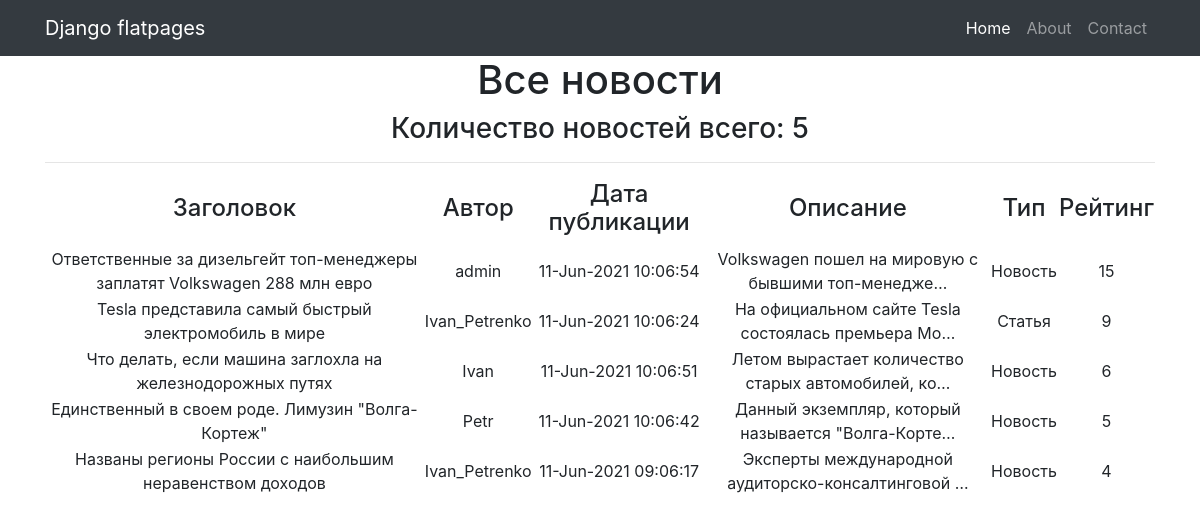
Page /news/ on the committed database.
### newnews/models.py (models this page shows, shortened)
class Post(models.Model):
    news = 'Новость'
    article = 'Статья'
    Posts = [
        (news, 'Новость'),
        (article, 'Статья')
    ]
    Post_type = models.CharField(max_length=20, choices= Posts, default=news)
    Post_time = models.DateTimeField(auto_now_add=True)
    Post_title = models.CharField(max_length=255)
    Post_text = models.TextField()
    Post_rating = models.IntegerField(default=0)
    author = models.ForeignKey(Author, on_delete=models.CASCADE)
    Post_category = models.ManyToManyField(Category, through='PostCategory')
    class Meta:
        verbose_name = 'Новость'
        verbose_name_plural = 'Новости'
        ordering = ['-Post_time']

class Author(models.Model):
    author = models.OneToOneField(User, on_delete= models.CASCADE, verbose_name = 'Автор')
    author_rating = models.IntegerField(default=0, verbose_name = 'Рейтинг автора')
    def __str__(self):
        return f'{self.author}'
    class Meta:
        verbose_name = 'Автор'
        verbose_name_plural = 'Авторы'

### newnews/views.py (the view)
# urls.py: path('', NewsList.as_view()),
class NewsList(ListView):
    model = Post
    template_name = 'news.html'
    context_object_name = 'news'

### newnews/templates/newnews/news.html (shortened to what this page needs)
{% extends 'newnews/default.html' %}
{% load custom_filters %}
{% block content %}
    <h1>Все новости</h1>
    <h3>Количество новостей всего: {{ news|length }}</h3>
    <hr>
    {% if news %}
        <table>
            <tr>
                <td>
                    <h4>Заголовок</h4>
                </td>
                <td>
                    <h4>Автор</h4>
                </td>
                <td>
                    <h4>Дата публикации</h4>
                </td>
                <td>
                    <h4>Описание</h4>
                </td>
                <td>
                    <h4>Тип</h4>
                </td>
                <td>
                    <h4>Рейтинг</h4>
                </td>
            </tr>
        {% for new in news %}
            <tr>
                <td>
                    {{ new.Post_title }}
                </td>
                 <td>
                    {{ new.author }}
                </td>
                <td>
                    {{ new.Post_time|date:'d-M-Y h:m:s'}}
                </td>
                <td>
                    {{ new.Post_text|truncatechars:50 }}
                </td>
                <td>
                    {{ new.Post_type }}
                </td>
                <td>
                    {{ new.Post_rating }}
                </td>
            </tr>
        {% endfor %}
        </table>
    {% endif %}
{% endblock content %}

### newnews/templates/newnews/default.html (shortened to what this page needs)
{% load static %}
<!DOCTYPE html>
<html lang="en">
<head>
  <link href="{% static 'vendor/bootstrap/css/bootstrap.min.css' %}" rel="stylesheet">
</head>
<body>
  <nav class="navbar navbar-expand-lg navbar-dark bg-dark static-top">
    <div class="container">
      <a class="navbar-brand" href="#">Django flatpages</a>
      <div class="collapse navbar-collapse" id="navbarResponsive">
        <ul class="navbar-nav ml-auto">
          <li class="nav-item active">
            <a class="nav-link" href="#">Home
            </a>
          </li>
          <li class="nav-item">
            <a class="nav-link" href="/about/">About</a>
          </li>
          <li class="nav-item">
            <a class="nav-link" href="/contacts/">Contact</a>
          </li>
        </ul>
      </div>
    </div>
  </nav>
  <div class="container">
    <div class="row">
      <div class="col-lg-12 text-center">
       {% block content %}{% endblock content %}
      </div>
    </div>
  </div>
</body>
</html>

### rows in the picture
Post: Post_title "Ответственные за дизельгейт топ-менеджеры заплатят Volkswagen 288 млн евро", author "admin", Post_time "11-Jun-2021 10:06:54", Post_text "Volkswagen пошел на мировую с бывшими топ-менедже…", Post_type "Новость", Post_rating "15"
Post: Post_title "Tesla представила самый быстрый электромобиль в мире", author "Ivan_Petrenko", Post_time "11-Jun-2021 10:06:24", Post_text "На официальном сайте Tesla состоялась премьера Mo…", Post_type "Статья", Post_rating "9"
Post: Post_title "Что делать, если машина заглохла на железнодорожных путях", author "Ivan", Post_time "11-Jun-2021 10:06:51", Post_text "Летом вырастает количество старых автомобилей, ко…", Post_type "Новость", Post_rating "6"
Post: Post_title "Единственный в своем роде. Лимузин \"Волга-Кортеж\"", author "Petr", Post_time "11-Jun-2021 10:06:42", Post_text "Данный экземпляр, который называется \"Волга-Корте…", Post_type "Новость", Post_rating "5"
Post: Post_title "Названы регионы России с наибольшим неравенством доходов", author "Ivan_Petrenko", Post_time "11-Jun-2021 09:06:17", Post_text "Эксперты международной аудиторско-консалтинговой …", Post_type "Новость", Post_rating "4"

### other values in the picture
{{ news|length }} "5"
